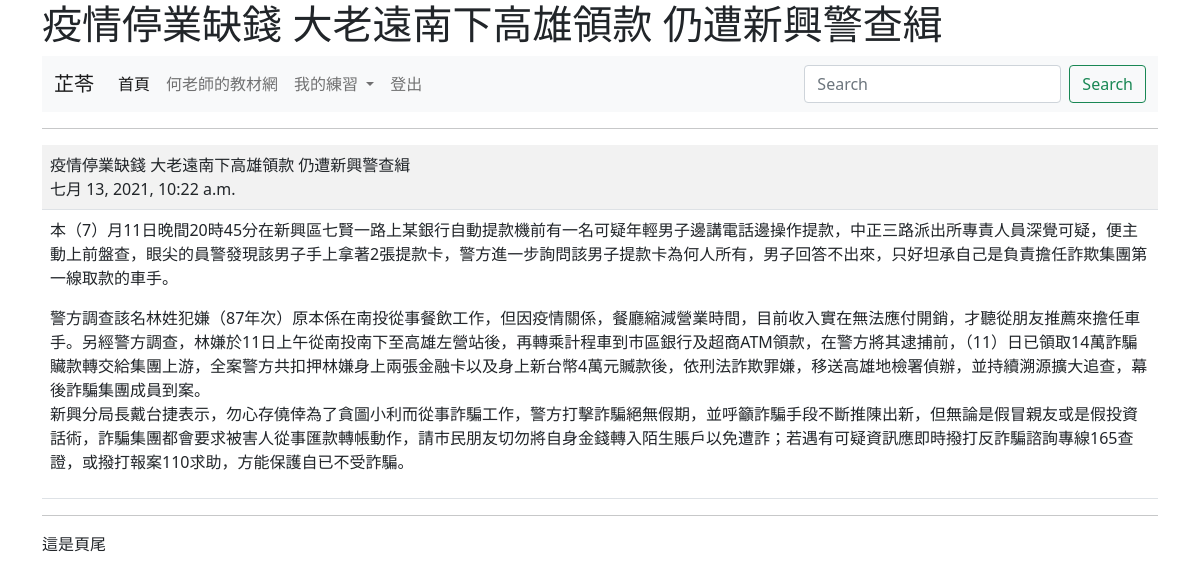
The app's page /show/3/ (signed in) with its own data.
### mysite/models.py (models this page shows, shortened)
class Post(models.Model):
	title = models.CharField(max_length=200)
	content = models.TextField()
	pub_date = models.DateTimeField(default=timezone.now)
	class Meta:
		ordering = ('-pub_date',)

### mysite/views.py (the view)
# urls.py: path('show/<int:id>/',views.show),
@login_required(login_url="/admin/login/")
def show(request, id):
	try:
		post = Post.objects.get(id=id)
	except:
		return redirect("/news/")
	return render(request, "show.html", locals())

### templates/show.html (shortened to what this page needs)
{% extends "base.html" %}
{% block main %}
	<hr>
	<table class="table table-striped">
	   	<tr>
	   		<td>
	   			{{ post.title }}<br>
	   			{{ post.pub_date }}
	   		</td>
		</tr>
		<tr>
			<td>
				{{post.content | linebreaks }}
			</td>
		</tr>
	</table>
{% endblock %}

### templates/menu.html (shortened to what this page needs)
<nav class="navbar navbar-expand-lg navbar-light bg-light">
    <div class="container-fluid">
      <a class="navbar-brand" href="#">
        {% if request.user.is_authenticated %}
          {{ request.user.first_name }}
        {% else %}
          未登入的訪客
        {% endif %}
      </a>
      <div class="collapse navbar-collapse" id="navbarSupportedContent">
        <ul class="navbar-nav me-auto mb-2 mb-lg-0">
          <li class="nav-item">
            <a class="nav-link active" aria-current="page" href="/">首頁</a>
          </li>
          <li class="nav-item">
            <a class="nav-link" href="https://104.es">何老師的教材網</a>
          </li>
          <li class="nav-item dropdown">
            <a class="nav-link dropdown-toggle" href="#" id="navbarDropdown" role="button" data-bs-toggle="dropdown" aria-expanded="false">
              我的練習
            </a>
          </li>
          {% if request.user.is_authenticated %}
          <li class="nav-item">
            <a class="nav-link" href="/logout/" tabindex="-1">登出</a>
          </li>
          {% else %}
          <li class="nav-item">
            <a class="nav-link" href="/admin/login/?next=/" tabindex="-1">登入</a>
          </li>
          {% endif %}
        </ul>
        <form class="d-flex">
          <input class="form-control me-2" type="search" placeholder="Search" aria-label="搜尋">
          <button class="btn btn-outline-success" type="submit">Search</button>
        </form>
      </div>
    </div>
  </nav>

### records on screen
Post: title "疫情停業缺錢 大老遠南下高雄領款 仍遭新興警查緝", pub_date "七月 13, 2021, 10:22 a.m.", content "本（7）月11日晚間20時45分在新興區七賢一路上某銀行自動提款機前有一名可疑年輕男子邊講電話邊操作提款，中正三路派出所專責人員深覺可疑，便主動上前盤查，眼尖的員警發現該男子手上拿著2張提款卡，警方進一步詢問該男子提款卡為何人所有，男子回答不出來，只好坦承自己是負責擔任詐欺集團第一線取款的車手。 警方調查該名林姓犯嫌（87年次）原本係在南投從事餐飲工作，但因疫情關係，餐廳縮減營業時間，目前收入實在無法應付開銷，才聽從朋友推薦來擔任車手。另經警方調查，林嫌於11日上午從南投南下至高雄左營站後，再轉乘計程車到市區銀行及超商ATM領款，在警方將其逮捕前，（11）日已領取14萬詐騙贜款轉交給集團上游，全案警方共扣押林嫌身上兩張金融卡以及身上新台幣4萬元贓款後，依刑法詐欺罪嫌，移送高雄地檢署偵辦，並持續溯源擴大追查，幕後詐騙集團成員到案。 新興分局長戴台捷表示，勿心存僥倖為了貪圖小利而從事詐騙工作，警方打擊詐騙絕無假期，並呼籲詐騙手段不斷推陳出新，但無論是假冒親友或是假投資話術，詐騙集團都會要求被害人從事匯款轉帳動作，請市民朋友切勿將自身金錢轉入陌生賬戶以免遭詐；若遇有可疑資訊應即時撥打反詐騙諮詢專線165查證，或撥打報案110求助，方能保護自已不受詐騙。"

### other values on screen
{{ request.user.first_name }} "芷苓"
